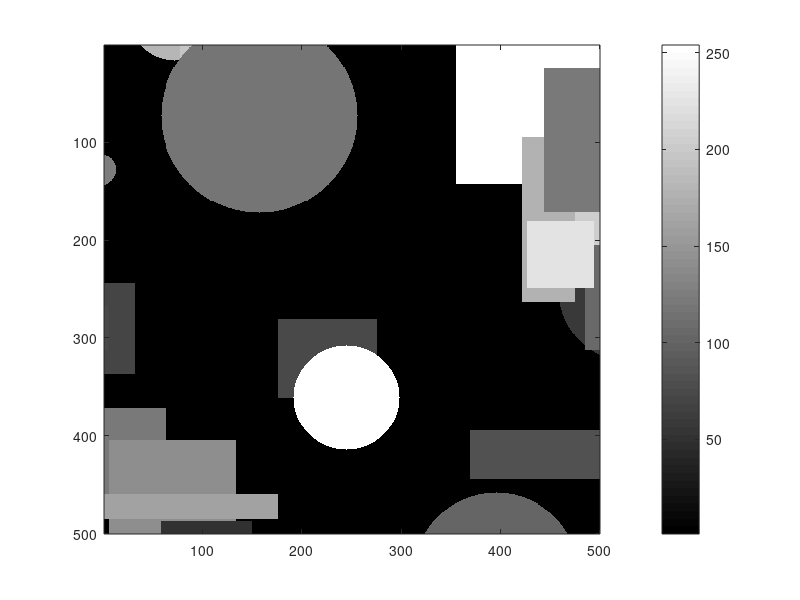

MATLAB code for this plot: (Note: this script raises an error after producing the figure.)
%% QUESTION 1: GAUSSIAN SCALE SPACE
%   Compute Gaussian scale space. Split by four at each doubling
%   of octave => results in 16 slices (excluding the first one at 
%   sigma_0 = 0
%

N = 1000; % size of the image, which we'll crop later
im = ones(N,N); % initialize image
% define parameters for creating the shapes
maxsize = 200; 
circ_max = 100;
theta = 0 : 0.01 : 2*pi;

for j = 1:50 % draw 70 shapes of different types and sizes
    type = randi(4);
    % squares and rectangles
    if type == 1
        sizex= 25 + round(maxsize*rand);
        sizey = sizex;
        posx = 1+round((N-maxsize)*rand);
        posy = 1+round((N-maxsize)*rand);
        im(posy + 1:posy + sizey, posx + 1:posx + sizex) = (1 + round(255*rand));
    end
    if type == 2
        sizex = 25 + round(maxsize*rand);
        sizey = 25 + round(maxsize*rand);
        posx = 1+ round((N-maxsize)*rand);
        posy = 1+ round((N-maxsize)*rand);
        im(posy + 1:posy + sizey,posx + 1:posx + sizex) = (1+ round(255*rand));
    end
    % circles
    if type == 3
        x_center = 1 + round((N-maxsize)*rand);
        y_center = 1 + round((N-maxsize)*rand);
        radius = 5 + round((circ_max)*rand);
        graysc = (1+round(255*rand));
        for x = 1:N
            for y = 1:N
                if (x-x_center)^2 + (y - y_center)^2 <= radius^2
                    im(x,y) = graysc;
                end
            end
        end 
    end
    % ellipses
    if type == 4
        a = 200 + round((maxsize)*rand);
        b = 200 + round((maxsize)*rand);
        x_center = 1 + round((N-maxsize)*rand);
        y_center = 1 + round((N-maxsize)*rand);
        graysc = (1+round(255*rand));
        for x = 1:N
            for y = 1:N
                if (x-x_center)^2/a + (y - y_center)^2/b <= 1
                    im(x,y) = graysc;
                end
            end
        end
    end 
end
im = imcrop(im, [150 150 499 499]); % original image
im = uint8(im);
imagesc(im)
colormap(gray);
colorbar

% Uncomment below to run the assignment code with the rescaled image
% and thus check if keypoints are scale-invariant
im=imread('bobbyfisher.png');
im = rgb2gray(im);
im=imresize(im, [500 500]);
im = imresize(im, 0.6);
disp(size(im));
imagesc(im);
colormap(gray);
colorbar;

%% Now computing the scale space
factor = 2^(1/4); % splits each doubling of octave in 4 steps -> ensure log scale
sigma_0 = 1; % sigma_0
sigma_end = 16.0000; % last slice
sigma = 1;  % sigma value we'll update across scales
sigmas = ones(1, 17); % will hold the log-scaled sigma values
N = 300;
slices = zeros(N, N , 17); % array of slices
g = fspecial('gaussian', 30, sigma_0);
% compute first slice outside loop
slices(:, :, 1) = conv2(im, g, 'same');

for i=2:17
    sigmas(i) = sigmas(i-1) * factor; % update sigma
    g = fspecial('gaussian', 30, sigmas(i)); % gaussian filter
    image = conv2(im, g, 'same'); % convolve image with gaussian
    slices(:, :, i) = image; % store slice
    % plot in 4x4 grid
    subplot(4, 4, i - 1);
    imagesc(image);
    colormap(gray);
    title(['sigma = ' num2str(sigmas(i))]);
end
%%%%%%%%%%%%%%%%%%%%%%%%%%%%%%%%%%%%%%%%%%%%%%%%%%%%%%%%%%%%%%%%%%%%%%%%%%%
%% QUESTION 2: HARRIS-STEVENS OPERATOR
%   Apply Harris-Stevens operator to each slice of the Gaussian scale
%   space computed in Question 1
%

% We use Sobel filters for computing gradients
sobel_x = [1 0 -1; 2 0 -2; 1 0 -1];
sobel_y = [1 2 1; 0 0 0; -1 -2 -1];
k = 0.1;
% loop through slices and compute gradients
for i = 2:17
    temp_image = slices(:,:, i);
    % Compute x and y derivatives (and product of derivatives
    % at every pixel)
    Ix = conv2(temp_image, sobel_x, 'same');
    Iy = conv2(temp_image, sobel_y, 'same');
    Ix2 = Ix.^2;
    Iy2 = Iy.^2;
    Ixy = Ix .* Iy;
    % Apply Gaussian 
    sigma_window = 2 * sigmas(i);
    gaussian = fspecial('gaussian', round(3*sigma_window) , sigma_window);
    M11 = conv2(Ix2, gaussian, 'same');
    M12 = conv2(Ixy, gaussian, 'same');
    M22 = conv2(Iy2, gaussian, 'same');
    % Define second moment matrix components at every pixel
    %%%%
    determinant_matrix  =  (M11 .* M22) - (M12.^2) ;
    trace_matrix = M11 + M22;
    Harris_response = determinant_matrix - (k * (trace_matrix).^2);
    subplot(4, 4, i - 1);
    imagesc(Harris_response);
    title(['sigma = ' num2str(sigmas(i))]);
    colormap jet;
    colorbar;
end
%%%%%%%%%%%%%%%%%%%%%%%%%%%%%%%%%%%%%%%%%%%%%%%%%%%%%%%%%%%%%%%%%%%%%%%%%%%
%% Question 3: DIFFERENCE OF GAUSSIANS
%   Compute difference of Gaussians scale space
%   NOTE: zero-crossings are thicker, more apparent as we go up scales
%
dog_images = zeros(N, N, 16);
for i = 2:17
    sigmas(i) = sigmas(i-1) * factor; % update sigma
    g_prev = fspecial('gaussian', 30, sigmas(i-1));
    g_curr = fspecial('gaussian', 30, sigmas(i)); % gaussian filter
    dog = g_curr - g_prev;
    dog_image = conv2(im, dog, 'same');
    dog_images(:, :, i-1) = dog_image;
    subplot(4, 4, i-1);
    imagesc(dog_image);
    colormap(gray);
end
%%%%%%%%%%%%%%%%%%%%%%%%%%%%%%%%%%%%%%%%%%%%%%%%%%%%%%%%%%%%%%%%%%%%%%%%%%%
%% QUESTION 4: SIFT KEYPOINT DETECTION
%   Brute force search through difference of gaussians scale space to find
%   local optima
%
%
threshold = 9;
output = zeros(N, N, 16);
num_keypoints = 0;
keypoints = [];
for k = 2:15
    sigma_k = sigmas(k);
    disp(sigma_k);
    for x = round(2*sigma_k):round(N-2*sigma_k)
        for y = round(2*sigma_k):round(N-2*sigma_k)
            neighbors = (dog_images(x-1: x+1, y-1:y+1, k-1:k+1));
            neighbors = neighbors(:);
            maximum = max(neighbors, [], 'all');
            minimum = min(neighbors, [], 'all');
            output(x, y, k-1) = ( (dog_images(x, y, k) == maximum || ...
                dog_images(x,y,k) == minimum) && ...
                dog_images(x,y,k) > threshold);
            if (output(x, y, k-1)) == 1
                num_keypoints = num_keypoints + 1;
                keypoints = [keypoints; y x sigma_k k];
            end
        end
    end 
end

imagesc(im);
viscircles(keypoints(:, 1:2), 3*keypoints(:,3));
colormap(gray);

%% QUESTION 5: HESSIAN CONSTRAINT
% We use the sobel_x and sobel_y defined previously to compute
% the x and y derivatives of the entire image, i.e., dIx, dIy
% For second derivatives, we re-apply the operators on the image
% derivatives
%
blue_keypoints = [];
num_keypoints = size(keypoints, 1);
r = 10;
Lowe = ((r+1)^2)/r;
for i=1:num_keypoints
    k = keypoints(i, 4);
    x = keypoints(i, 2);
    y = keypoints(i, 1);
    temp_im = (dog_images(:,:,k));
    %first derivatives approximation
    dIx = conv2(temp_im, sobel_x, 'same');
    dIy = conv2(temp_im, sobel_y, 'same');
    % second derivatives approximation
    dIxx = conv2(dIx, sobel_x, 'same');
    dIyy = conv2(dIy, sobel_y, 'same');
    dIxy = conv2(dIx, sobel_y, 'same');
    dIyx = conv2(dIy, sobel_x, 'same');
    dIxy2 = dIxy .* dIxy;
    pt_trace = (dIxx(x,y) + dIyy(x,y))^2;
    pt_det = (dIxx(x,y) * dIyy(x,y)) - (dIxy2(x,y));
    Hessian_res = pt_trace / pt_det;
    if (Hessian_res < Lowe)
        blue_keypoints = [blue_keypoints; keypoints(i, :)];
    end  
end
imagesc(im);
viscircles(keypoints(:, 1:2), 3*keypoints(:,3));
viscircles(blue_keypoints(:,1:2), 3*blue_keypoints(:, 3), 'Color', 'b');
colormap(gray);
%% QUESTION 6: SIFT FEATURE DOMINANT ORIENTATION
%
%
% 
% 1) Compute intensity gradient at each point in scale space using local
%       differences (this time we'll use prewitt filter)
% 2) Then weight the intensity gradient images with gaussian sigma=1.5
% 3) Then define 36 bins for 360 degrees, compute orientation of the 
%       gradients. 
%        I.e: atan2(dIy/dIx) for each keypoint

prewitt_x = [1 0 -1; 1 0 -1; 1 0 -1];
prewitt_y = [1 1 1;0 0 0; -1 -1 -1];
bin_interval = 10;
binranges = -5:bin_interval:355-bin_interval;
dir_keys = [];

%dummy_data = [4 344];
%[N, edges] = histcounts(dummy_data, binranges);
%disp(N);

for i = 1:num_keypoints
    % definitions
    x = keypoints(i, 2);
    y = keypoints(i, 1);
    key_sigma = keypoints(i, 3);
    scale_id = keypoints(i, 4);
    directions = [];
    magnitudes = [];
    
    % define smoothing gaussian
    sigma_window = 1.5 * key_sigma;
    gaussian = fspecial('gaussian', round(3*sigma_window) , sigma_window);
    
    % image of interest
    temp_im = dog_images(:, :, scale_id);
    
    % compute whole image gradients, and smooth them
    dIx = conv2(temp_im, prewitt_x, 'same');
    dIy = conv2(temp_im, prewitt_y, 'same');
    dIx_smooth = conv2(dIx, gaussian, 'same');
    dIy_smooth = conv2(dIy, gaussian, 'same');
    
    % define rows and cols of interest
    rows = x-round(sigma_window):x+round(sigma_window);
    cols = y-round(sigma_window):y+round(sigma_window);
    
    for row = x-length(rows):x+length(rows)
        if row < 1 || row > 500
            continue
        end
        for col = y-length(col):y+length(cols)
            if col < 1 || col > 500
                continue
            end
            direction = atan2(dIy_smooth(row,col), dIx_smooth(row,col));
            direction = rad2deg(direction);
            direction = round(wrapTo360(direction));
            directions = [directions; direction];
        end
    end
    N = histcounts(directions, binranges);
    [dom_count, dom_ind] = max(N);
    other_doms = find(N>0.8*dom_count);
    for temp=1:length(other_doms)
        angle = other_doms(temp) * 10;
        disp(angle);
        endpoint_x = round( x + 3*sigma_k*cos(angle));
        endpoint_y = round(y + 3*sigma_k*sin(angle));
        dir_keys = [dir_keys; y x endpoint_y endpoint_x];  
    end
end

figure, imagesc(im);
viscircles(keypoints(:, 1:2), 3*keypoints(:,3));
viscircles(blue_keypoints(:,1:2), 3*blue_keypoints(:, 3), 'Color', 'b');
hold on


for i=1:length(dir_keys)
    x(1) = dir_keys(i, 1);
    x(2) = dir_keys(i, 3);
    y(1) = dir_keys(i, 2);
    y(2) = dir_keys(i,4);
    plot(x,y, 'Color', 'red');
    colormap(gray);
end

%% Histograms: Now we choose two keypoints randomly, and plot their histograms
index1 = round(rand*num_keypoints);
index2 = round(rand*num_keypoints);
keypoint1 = keypoints(index1, :);
keypoint2 = keypoints(index2, :);
x1 = keypoint1(2);
y1 = keypoint1(1);
sigma1 = keypoint1(3);
scale1 = keypoint1(4);
x2 = keypoint2(2);
y2 = keypoint2(1);
sigma2= keypoint2(3);
scale2 = keypoint2(4);

sigma_window1 = 1.5 * sigma1;
sigma_window2 = 1.5 *sigma2;
gaussian1 = fspecial('gaussian', round(3*sigma_window1), sigma_window1);
gaussian2 = fspecial('gaussian', round(3*sigma_window2), sigma_window2);

temp_im1 = dog_images(:, :, scale1);
temp_im2 = dog_images(:, : , scale2);

dIx1 = conv2(temp_im1, prewitt_x, 'same');
dIy1 = conv2(temp_im1, prewitt_y, 'same');
dIx_smooth1 = conv2(dIx1, gaussian1, 'same');
dIy_smooth1 = conv2(dIy1, gaussian1, 'same');

dIx2 = conv2(temp_im2, prewitt_x, 'same');
dIy2 = conv2(temp_im2, prewitt_y, 'same');
dIx_smooth2 = conv2(dIx2, gaussian2, 'same');
dIy_smooth2 = conv2(dIy2, gaussian2, 'same');

rows1 = x1-round(sigma_window1):x1+round(sigma_window1);
cols1 = y1-round(sigma_window1):y1+round(sigma_window1);
rows2 = x2-round(sigma_window2):x2+round(sigma_window2);
cols2 = y2-round(sigma_window2):y2+round(sigma_window2);

directions = [];
for row = x1-length(rows1):x1+length(rows1)
    if row < 1 || row > 500
        continue
    end
    for col = y1-length(cols1):y1+length(cols1)
        if col < 1 || col > 500
            continue
        end
        direction = atan2(dIy_smooth1(row,col), dIx_smooth1(row,col));
        direction = rad2deg(direction);
        direction = round(wrapTo360(direction));
        directions = [directions; direction];
    end
end

[N, edges] = histcounts(directions, binranges);
disp(N);
disp(x1);
disp(y1);
edges = edges(2:end) - (edges(2)-edges(1))/2;
plot(edges, N);


    








